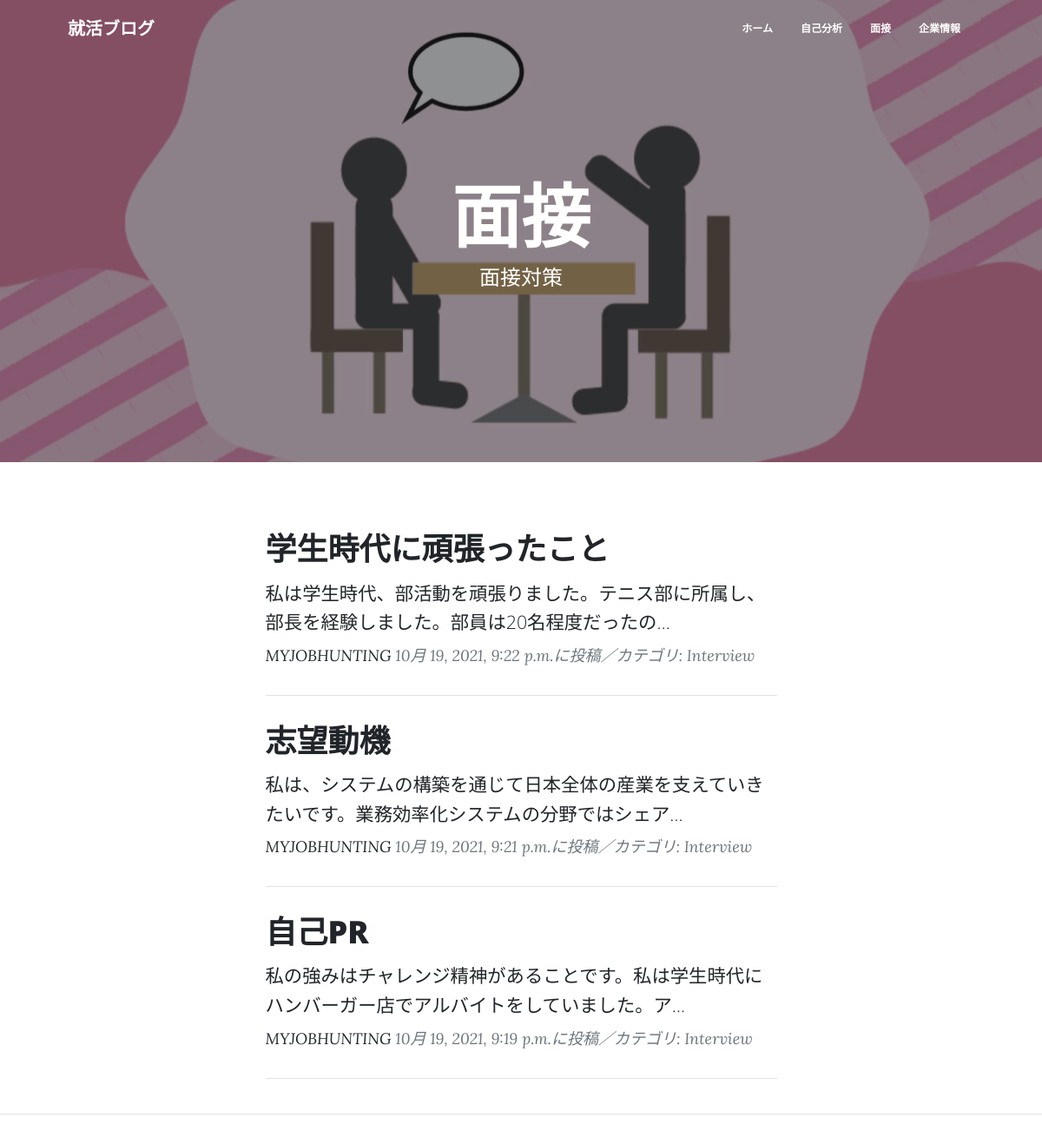
The app's page /Interview-list/ with its own data.
### job/models.py (models this page shows, shortened)
class BlogPost(models.Model):
    CATEGORY = (('Yourself', '自己分析のこと'), ('Interview', '面接のこと'), ('Companyinfo', '企業情報のこと'))
    title = models.CharField(
        verbose_name='タイトル', # フィールドのタイトル
        max_length=200        # 最大文字数は200
        )
    content = models.TextField(
        verbose_name='本文'   # フィールドのタイトル
        )
    posted_at = models.DateTimeField(
        verbose_name='投稿日時', # フィールドのタイトル
        auto_now_add=True       # 日時を自動追加
        )
    category = models.CharField(
        verbose_name='カテゴリ', # フィールドのタイトル
        max_length=50,        # 最大文字数は50
        choices=CATEGORY
        )

### job/views.py (the view)
class InterviewView(ListView):
    template_name ='Interview_list.html'
    model = BlogPost
    context_object_name = 'Interview_records'
    queryset = BlogPost.objects.filter(
        category='Interview').order_by('-posted_at')
    paginate_by = 3

### job/templates/Interview_list.html (shortened to what this page needs)
{% extends 'base.html' %}
{% load static %}
  {% block header %}
  <header class="masthead"
          style="background-image: url({% static 'assets/img/mensetu.gif' %})">
    <div class="container position-relative px-4 px-lg-5">
      <div class="row gx-4 gx-lg-5 justify-content-center">
        <div class="col-md-10 col-lg-8 col-xl-7">
          <div class="site-heading">
            <h1>面接</h1>
            <span class="subheading">面接対策</span>
          </div>
        </div>
      </div>
    </div>
  </header>
  {% endblock %}
  {% block contents %}
  <div class="container px-4 px-lg-5">
    <div class="row gx-4 gx-lg-5 justify-content-center">
      <div class="col-md-10 col-lg-8 col-xl-7">
        {% for record in Interview_records %}
        <div class="post-preview">
          <a href="{% url 'job:blog_detail' record.pk %}">
            <h2 class="post-title">
              {{record.title}}
            </h2>
            <h3 class="post-subtitle">
              <span style="font-size : 16pt">
                {{record.content|truncatechars:50}}
              </span>
            </h3>
          </a>
          <p class="post-meta">
            <a href="#">MYJOBHUNTING</a>
            {{record.posted_at}}に投稿／カテゴリ:
            {{record.category}}</p>
        </div>
        <hr class="my-4" />
        {% endfor %}
      </div>
    </div>
  </div>
  <hr>
  {% endblock %}

### job/templates/base.html (shortened to what this page needs)
{% load static %}
<!DOCTYPE html>
<html lang="ja">
<head>
  <link href={% static 'css/styles.css' %} rel="stylesheet" />
</head>
<body>
  <nav class="navbar navbar-expand-lg navbar-light"
       id="mainNav">
    <div class="container px-4 px-lg-5">
      <a class="navbar-brand"
         href={% url 'job:index' %}>就活ブログ</a>
      <div class="collapse navbar-collapse" id="navbarResponsive">
        <ul class="navbar-nav ms-auto py-4 py-lg-0">
          <li class="nav-item">
            <a class="nav-link px-lg-3 py-3 py-lg-4"
               href="{% url 'job:index' %}">ホーム</a>
          </li>
          <li class="nav-item">
            <a class="nav-link px-lg-3 py-3 py-lg-4"
               href="{% url 'job:Yourself_list' %}">自己分析</a>
          </li>
          <li class="nav-item">
            <a class="nav-link px-lg-3 py-3 py-lg-4"
               href="{% url 'job:Interview_list' %}">面接</a>
          </li>
          <li class="nav-item">
            <a class="nav-link px-lg-3 py-3 py-lg-4"
               href="{% url 'job:Companyinfo_list' %}">企業情報</a>
          </li>
        </ul>
      </div>
    </div>
  </nav>
  {% block header %}{% endblock %}
  {% block contents %}{% endblock %}
  <footer>
  </footer>
</body>
</html>

### records on screen
BlogPost: title "学生時代に頑張ったこと", content "私は学生時代、部活動を頑張りました。テニス部に所属し、部長を経験しました。部員は20名程度だったの…", posted_at "10月 19, 2021, 9:22 p.m.", category "Interview"
BlogPost: title "志望動機", content "私は、システムの構築を通じて日本全体の産業を支えていきたいです。業務効率化システムの分野ではシェア…", posted_at "10月 19, 2021, 9:21 p.m.", category "Interview"
BlogPost: title "自己PR", content "私の強みはチャレンジ精神があることです。私は学生時代にハンバーガー店でアルバイトをしていました。ア…", posted_at "10月 19, 2021, 9:19 p.m.", category "Interview"
